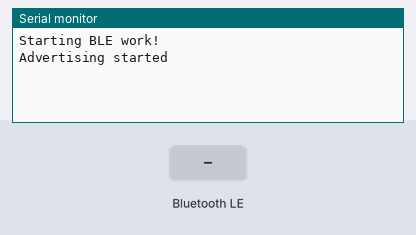
Simulated run of this sketch. Board: ESP32. Parts: the last lines printed to the serial monitor. The test bench sets the inputs (shaded band). Nothing arrives over Bluetooth unless stated; a phone connects over Bluetooth LE 3 s after start.

Above: at 1.2 s.
1.3 s: Bluetooth LE write "1" received
At 1.7 s:
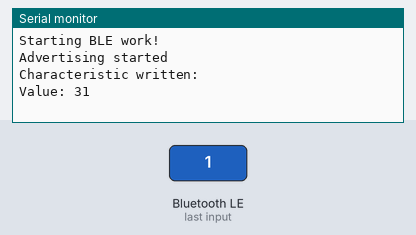
2.8 s: Bluetooth LE write "0" received
At 2.96 s:
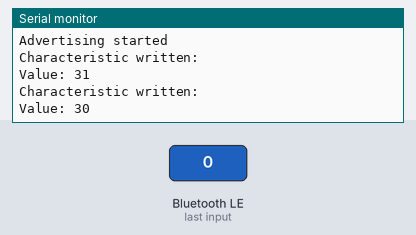
4.5 s: Bluetooth LE write "2" received
At 5.3 s:
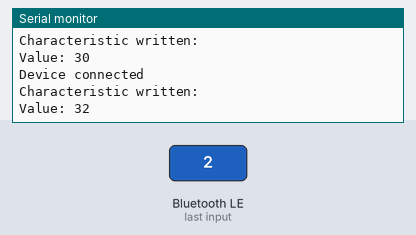

Measured:
- after the input at 1.3 s, the serial monitor: prints a new line at once (image 1)
- after the input at 2.8 s, the serial monitor: prints a new line at once (image 2)
- after the input at 4.5 s, the serial monitor: prints a new line at once (image 3)

The sketch:

ESP32ScooterSpoof.ino
```cpp
#include <BLEDevice.h>
#include <BLEUtils.h>
#include <BLEServer.h>
#include <esp_bt_device.h>
#include <BLE2902.h>

// Dirección MAC del Xiaomi electric scooter Lite 3
uint8_t scooterMAC[] = {0x68, 0xAB, 0xBC, 0x4E, 0x6C, 0x4E};

// Nombre del scooter
const char* deviceName = "dreame.scooter.epro";

// UUIDs de los servicios y características obtenidos en los logs
#define SERVICE_UUID_FE95 "0000fe95-0000-1000-8000-00805f9b34fb" //95
#define SERVICE_UUID_0100 "00000100-0065-6c62-2e74-6f696d2e696d" //TX/RX
#define SERVICE_UUID_1000 "00001000-0065-6c62-2e74-6f696d2e696d"

#define CHARACTERISTIC_UUID_04 "00000004-0000-1000-8000-00805f9b34fb"
#define CHARACTERISTIC_UUID_10 "00000010-0000-1000-8000-00805f9b34fb"
#define CHARACTERISTIC_UUID_16 "00000016-0000-1000-8000-00805f9b34fb"
#define CHARACTERISTIC_UUID_17 "00000017-0000-1000-8000-00805f9b34fb"
#define CHARACTERISTIC_UUID_18 "00000018-0000-1000-8000-00805f9b34fb"
#define CHARACTERISTIC_UUID_1A "0000001a-0000-1000-8000-00805f9b34fb"
#define CHARACTERISTIC_UUID_1B "0000001b-0000-1000-8000-00805f9b34fb"
#define CHARACTERISTIC_UUID_1C "0000001c-0000-1000-8000-00805f9b34fb"
#define CHARACTERISTIC_UUID_0101 "00000101-0065-6c62-2e74-6f696d2e696d"
#define CHARACTERISTIC_UUID_0102 "00000102-0065-6c62-2e74-6f696d2e696d"
#define CHARACTERISTIC_UUID_1001 "00001001-0065-6c62-2e74-6f696d2e696d"
#define CHARACTERISTIC_UUID_1002 "00001002-0065-6c62-2e74-6f696d2e696d"
#define CHARACTERISTIC_UUID_1003 "00001003-0065-6c62-2e74-6f696d2e696d"

BLEServer *pServer = NULL;

class MyServerCallbacks : public BLEServerCallbacks {
  void onConnect(BLEServer* pServer) {
    Serial.println("Device connected");
  }

  void onDisconnect(BLEServer* pServer) {
    Serial.println("Device disconnected");
    BLEDevice::startAdvertising();
  }
};

class MyCharacteristicCallbacks : public BLECharacteristicCallbacks {
  void onRead(BLECharacteristic* pCharacteristic) {
    Serial.print("Characteristic read: ");
    Serial.println(pCharacteristic->getUUID().toString().c_str());
  }

  void onWrite(BLECharacteristic* pCharacteristic) {
    Serial.print("Characteristic written: ");
    Serial.println(pCharacteristic->getUUID().toString().c_str());
    std::string value = pCharacteristic->getValue();
    Serial.print("Value: ");
    for (int i = 0; i < value.length(); i++) {
      Serial.printf("%02x ", (unsigned char)value[i]);
    }
    Serial.println();
  }
};

void setup() {
  Serial.begin(115200);
  Serial.println("Starting BLE work!");

  // Spoofing de la MAC
  esp_base_mac_addr_set(scooterMAC);

  // Inicializar el dispositivo BLE
  BLEDevice::init(deviceName);
  pServer = BLEDevice::createServer();
  pServer->setCallbacks(new MyServerCallbacks());

  // Crear servicio FE95 y sus características
  BLEService *pServiceFE95 = pServer->createService(SERVICE_UUID_FE95);
  BLECharacteristic *pCharacteristic04 = pServiceFE95->createCharacteristic(
    CHARACTERISTIC_UUID_04,
    BLECharacteristic::PROPERTY_READ
  );
  pCharacteristic04->setCallbacks(new MyCharacteristicCallbacks());

  BLECharacteristic *pCharacteristic10 = pServiceFE95->createCharacteristic(
    CHARACTERISTIC_UUID_10,
    BLECharacteristic::PROPERTY_NOTIFY
  );
  pCharacteristic10->addDescriptor(new BLE2902());
  pCharacteristic10->setCallbacks(new MyCharacteristicCallbacks());

  BLECharacteristic *pCharacteristic16 = pServiceFE95->createCharacteristic(
    CHARACTERISTIC_UUID_16,
    BLECharacteristic::PROPERTY_NOTIFY
  );
  pCharacteristic16->addDescriptor(new BLE2902());
  pCharacteristic16->setCallbacks(new MyCharacteristicCallbacks());

  BLECharacteristic *pCharacteristic17 = pServiceFE95->createCharacteristic(
    CHARACTERISTIC_UUID_17,
    BLECharacteristic::PROPERTY_WRITE | BLECharacteristic::PROPERTY_NOTIFY
  );
  pCharacteristic17->addDescriptor(new BLE2902());
  pCharacteristic17->setCallbacks(new MyCharacteristicCallbacks());

  BLECharacteristic *pCharacteristic18 = pServiceFE95->createCharacteristic(
    CHARACTERISTIC_UUID_18,
    BLECharacteristic::PROPERTY_NOTIFY
  );
  pCharacteristic18->addDescriptor(new BLE2902());
  pCharacteristic18->setCallbacks(new MyCharacteristicCallbacks());

  BLECharacteristic *pCharacteristic1A = pServiceFE95->createCharacteristic(
    CHARACTERISTIC_UUID_1A,
    BLECharacteristic::PROPERTY_NOTIFY
  );
  pCharacteristic1A->addDescriptor(new BLE2902());
  pCharacteristic1A->setCallbacks(new MyCharacteristicCallbacks());

  BLECharacteristic *pCharacteristic1B = pServiceFE95->createCharacteristic(
    CHARACTERISTIC_UUID_1B,
    BLECharacteristic::PROPERTY_NOTIFY
  );
  pCharacteristic1B->addDescriptor(new BLE2902());
  pCharacteristic1B->setCallbacks(new MyCharacteristicCallbacks());

  BLECharacteristic *pCharacteristic1C = pServiceFE95->createCharacteristic(
    CHARACTERISTIC_UUID_1C,
    BLECharacteristic::PROPERTY_NOTIFY
  );
  pCharacteristic1C->addDescriptor(new BLE2902());
  pCharacteristic1C->setCallbacks(new MyCharacteristicCallbacks());

  pServiceFE95->start();

  // Crear servicio 0100 y sus características
  BLEService *pService0100 = pServer->createService(SERVICE_UUID_0100);
  BLECharacteristic *pCharacteristic0101 = pService0100->createCharacteristic(
    CHARACTERISTIC_UUID_0101,
    BLECharacteristic::PROPERTY_WRITE
  );
  pCharacteristic0101->setCallbacks(new MyCharacteristicCallbacks());

  BLECharacteristic *pCharacteristic0102 = pService0100->createCharacteristic(
    CHARACTERISTIC_UUID_0102,
    BLECharacteristic::PROPERTY_NOTIFY
  );
  pCharacteristic0102->addDescriptor(new BLE2902());
  pCharacteristic0102->setCallbacks(new MyCharacteristicCallbacks());

  pService0100->start();

  // Crear servicio 1000 y sus características
  BLEService *pService1000 = pServer->createService(SERVICE_UUID_1000);
  BLECharacteristic *pCharacteristic1001 = pService1000->createCharacteristic(
    CHARACTERISTIC_UUID_1001,
    BLECharacteristic::PROPERTY_WRITE
  );
  pCharacteristic1001->setCallbacks(new MyCharacteristicCallbacks());

  BLECharacteristic *pCharacteristic1002 = pService1000->createCharacteristic(
    CHARACTERISTIC_UUID_1002,
    BLECharacteristic::PROPERTY_NOTIFY | BLECharacteristic::PROPERTY_READ
  );
  pCharacteristic1002->addDescriptor(new BLE2902());
  pCharacteristic1002->setCallbacks(new MyCharacteristicCallbacks());

  BLECharacteristic *pCharacteristic1003 = pService1000->createCharacteristic(
    CHARACTERISTIC_UUID_1003,
    BLECharacteristic::PROPERTY_NOTIFY | BLECharacteristic::PROPERTY_READ
  );
  pCharacteristic1003->addDescriptor(new BLE2902());
  pCharacteristic1003->setCallbacks(new MyCharacteristicCallbacks());

  pService1000->start();

  // Advertising BLE
  BLEAdvertising *pAdvertising = BLEDevice::getAdvertising();
  pAdvertising->addServiceUUID(SERVICE_UUID_FE95);
  pAdvertising->addServiceUUID(SERVICE_UUID_0100);
  pAdvertising->addServiceUUID(SERVICE_UUID_1000);
  pAdvertising->setScanResponse(true);
  pAdvertising->start();

  Serial.println("Advertising started");
}

void loop() {
  delay(1000);
}
```
